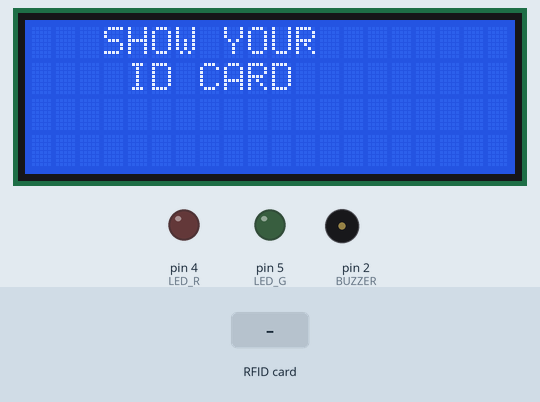
The sketch below on a simulated Arduino Uno, built with avr-gcc and run on an emulated ATmega328P. Shown: 20×4 character LCD, output pins drawn as LEDs (lit = HIGH), buzzer (waves = sounding). The inputs (shaded band) are chosen by the test bench. Pins used as bus, display or sensor lines are not drawn; what the sketch prints to the serial monitor is not drawn.

Above: at 1.3 s.
1.4 s: RFID card 5E 7A 19 C4 held to the reader
At 2.4 s:
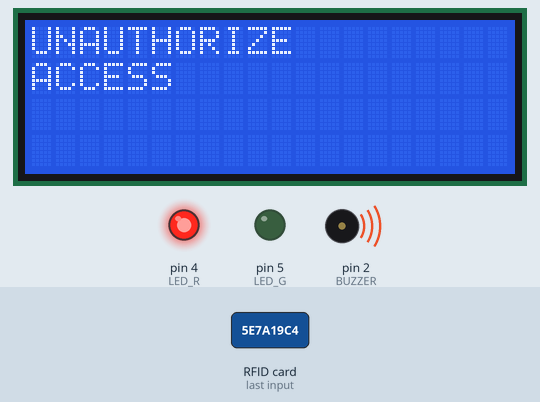
4.4 s: RFID card 36 B1 03 32 held to the reader
At 5.8 s:
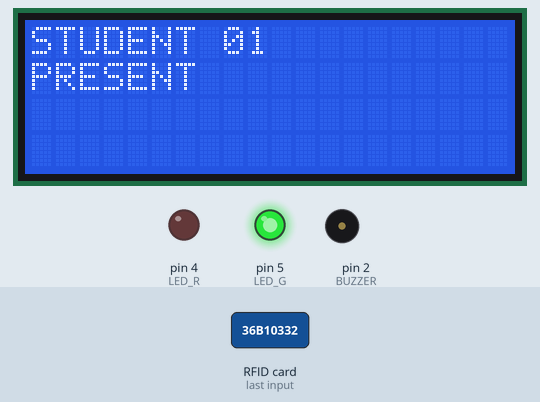
6.2 s: RFID card 81 93 40 43 held to the reader
At 7.89 s:
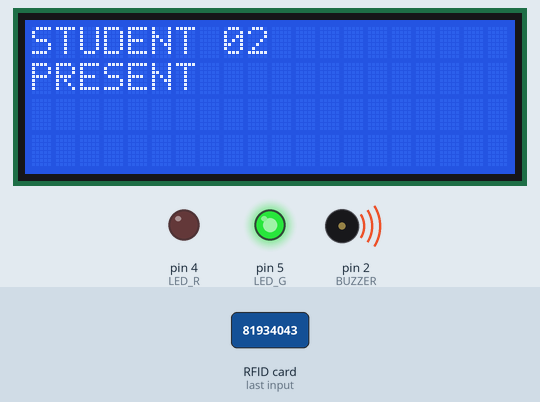
9.2 s: RFID card 91 69 3E 43 held to the reader
At 11.7 s:
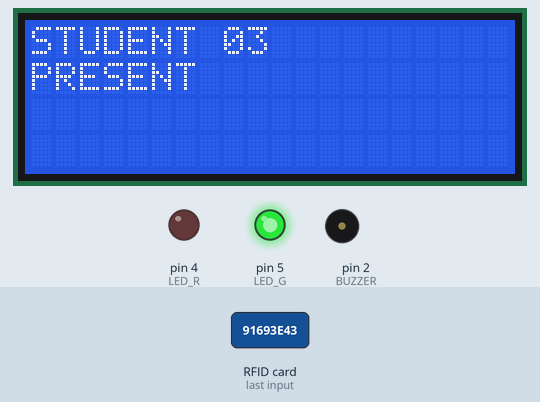
Timing chart, 0 to 15.8 s (numbered marks = the images above; inputs shaded):
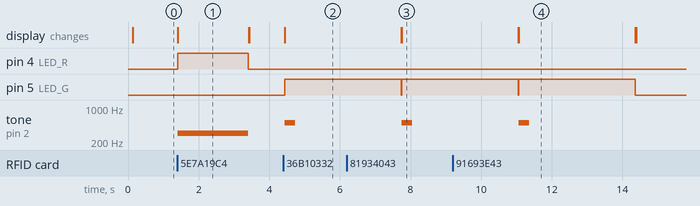

Measured:
- after the input at 1.4 s, pin 4 (LED_R): LOW → HIGH at once, → LOW 2.0 s later; tone on pin 2 (BUZZER): silent → 300 Hz at once, → silent 2.0 s later; the display: changes at once (image 1)
- after the input at 4.4 s, pin 5 (LED_G): LOW → HIGH at once; tone on pin 2 (BUZZER): silent → 500 Hz at once, → silent 0.30 s later; the display: changes at once (image 2)
- after the input at 6.2 s, tone on pin 2 (BUZZER): silent → 500 Hz after 1.5 s, → silent 0.30 s later
- after the input at 9.2 s, tone on pin 2 (BUZZER): silent → 500 Hz after 1.9 s, → silent 0.30 s later
- what the display in image 1 shows lasts 2.0 s, from 1.4 s to 3.4 s

The sketch:

Without_i2c.ino
```cpp
#include <SPI.h>
 #include <MFRC522.h>
 #include "LiquidCrystal.h"
 LiquidCrystal lcd(14, 15, 16, 17, 18, 19);
 #define SS_PIN 10
 #define RST_PIN 9
 #define LED_G 5 //define green LED pin
 #define LED_R 4 //define red LED pin
 #define BUZZER 2 //buzzer pin
 MFRC522 mfrc522(SS_PIN, RST_PIN);  // Create MFRC522 instance.
 void setup()
 {
  Serial.begin(9600);  // Initiate a serial communication
  SPI.begin();   // Initiate SPI bus
  mfrc522.PCD_Init();  // Initiate MFRC522
  lcd.begin(20,4); // Turn on the blacklight and print a message.
  pinMode(LED_G, OUTPUT);
  pinMode(LED_R, OUTPUT);
  pinMode(BUZZER, OUTPUT);
  noTone(BUZZER);
 }
 void loop()
 {
  // Look for new cards
  if ( ! mfrc522.PICC_IsNewCardPresent())
  {
  lcd.setCursor(3,0);
  lcd.print("SHOW YOUR");
  lcd.setCursor(4,1);
  lcd.print("ID CARD");
  return;
  }
  else{
    lcd.clear();
  }
  // Select one of the cards
  if ( ! mfrc522.PICC_ReadCardSerial())
  {
   return;
  }
  //Show UID on serial monitor
  Serial.print("UID tag :");
  String content= "";
  byte letter;
  for (byte i = 0; i < mfrc522.uid.size; i++)
  {
    Serial.print(mfrc522.uid.uidByte[i] < 0x10 ? " 0" : " ");
    Serial.print(mfrc522.uid.uidByte[i], HEX);
    content.concat(String(mfrc522.uid.uidByte[i] < 0x10 ? " 0" : " "));
    content.concat(String(mfrc522.uid.uidByte[i], HEX));
  }
  Serial.println();
  content.toUpperCase();
  if (content.substring(1) == "36 B1 03 32") //change here the UID of the card/cards that you want to give access
  {
   lcd.print("STUDENT 01");
   lcd.setCursor(0,1);
   lcd.print("PRESENT");
   digitalWrite(LED_G, HIGH);
   tone(BUZZER, 500);
   delay(300);
   noTone(BUZZER);
   delay(3000);
   digitalWrite(LED_G, LOW);
   lcd.clear();
  }
  else if (content.substring(1) == "81 93 40 43") //change here the UID of the card/cards that you want to give access
  {
   lcd.print("STUDENT 02");
   lcd.setCursor(0,1);
   lcd.print("PRESENT");
   digitalWrite(LED_G, HIGH);
   tone(BUZZER, 500);
   delay(300);
   noTone(BUZZER);
   delay(3000);
   digitalWrite(LED_G, LOW);
   lcd.clear();
  }
  else if (content.substring(1) == "91 69 3E 43") //change here the UID of the card/cards that you want to give access
  {
   lcd.print("STUDENT 03");
   lcd.setCursor(0,1);
   lcd.print("PRESENT");
   digitalWrite(LED_G, HIGH);
   tone(BUZZER, 500);
   delay(300);
   noTone(BUZZER);
   delay(3000);
   digitalWrite(LED_G, LOW);
   lcd.clear();
  }
  else  {
   lcd.print("UNAUTHORIZE");
   lcd.setCursor(0,1);
   lcd.print("ACCESS");
   digitalWrite(LED_R, HIGH);
   tone(BUZZER, 300);
   delay(2000);
   digitalWrite(LED_R, LOW);
   noTone(BUZZER);
   lcd.clear();
  }
 }
```
